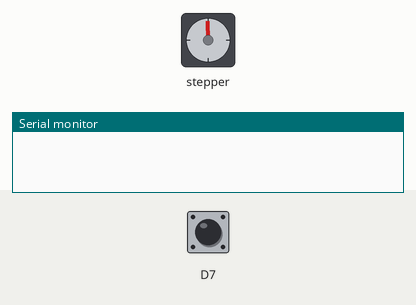
Bench run of a sketch on a simulated Arduino MKR. Shown: stepper motor, the last lines printed to the serial monitor. The test bench sets the inputs (shaded band); at power-on: D7 HIGH. WiFi joins after 1.5 s; servers stay silent unless stated; stepper angles assume 4096 steps per turn.

Above: at 0.1 s.
At 0.8 s:
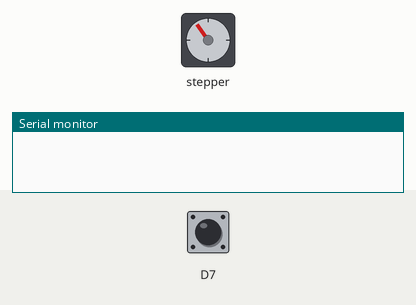
0.9 s: D7 pulled LOW for 0.15 s
At 13.94 s:
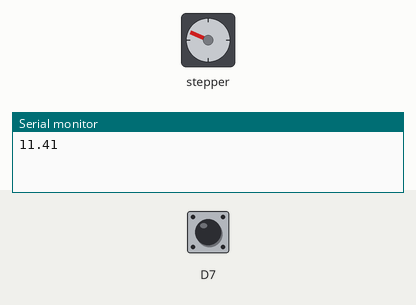
Timing chart, 0 to 15.6 s (numbered marks = the images above; inputs shaded):
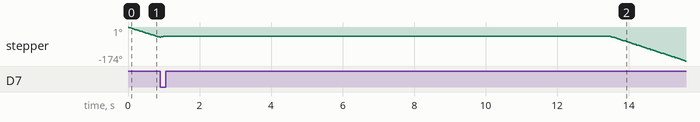

The sketch:

ChainClock.ino
```cpp
#include <WiFiNINA.h>
#include <WiFiUdp.h>
#include <CheapStepper.h>

IPAddress timeServer(129, 6, 15, 28);  // time.nist.gov NTP server

const int NTP_PACKET_SIZE = 48;  // NTP time stamp is in the first 48 bytes of the message

byte packetBuffer[NTP_PACKET_SIZE];  //buffer to hold incoming and outgoing packets

WiFiUDP Udp;

CheapStepper stepper (2,3,4,5);

bool moveClockwise = false;
const long rotation = 4096; // 4096 rotating too little, actual position is lower
const long stepsPerHour = 2731;
long totalSteps = 0;
long rotationError = 0;
float lastHour = 0;
long lastAdjustment = 0;

bool lastSensorState = true;

unsigned long lastSeconds = 0;
unsigned long secondsOffset = 0;

unsigned long lastTimeRefresh = 0UL;
unsigned long lastUnixTime = 0UL;

int utcDifference = 1;

void setup() {
  Serial.begin(9600);
  stepper.setRpm(10);
  stepper.setTotalSteps(rotation);
  pinMode(7, INPUT_PULLUP);

  home();
  //delay(10000);
  connectWifi("SSID", "PASSWORD");
  Udp.begin(2390U);
  refreshTime();
}

void loop() {
  if (debouncedRead(7, true)) { // sensor is triggered
    if (lastSensorState == false && totalSteps - lastAdjustment > 2000) {
      lastSensorState = true;
      rotationError = getRotationError(totalSteps) - 60;
      Serial.println(totalSteps);
      totalSteps -= rotationError;
      lastAdjustment = totalSteps;
      Serial.println(totalSteps);
    }
  } else {
    lastSensorState = false;
  }
  if (seconds() - lastTimeRefresh > 3600) {
    refreshTime();
  }
  float currentHour = getHour();
  Serial.println(currentHour);
  if (currentHour < lastHour) { // Reset to 0 hours
    stepper.move(!moveClockwise, rotation / 4);
    home();
  }
  lastHour = currentHour;
  moveToPosition(currentHour*stepsPerHour);
  delay(5000);
}

void home() {
  if (!debouncedRead(7, false)) { // if home is called in activation zone
    stepper.move(moveClockwise, rotation/4);
  }
  while (!debouncedRead(7, true)) { // debouncedRead(7, true) == true if in contact
    stepper.move(moveClockwise, 1);
  }
  stepper.move(!moveClockwise, 60); // align fully
  lastSensorState = true;
  totalSteps = 0L;
}

long getRotationError(long steps) {
  int counter = 1;
  long least = steps;
  while (true) {
    if (abs(steps - (counter * rotation)) < abs(least)) {
      least = steps - (counter * rotation);
      counter++;
    }
    else {
      return least;
    }
  }
}

void moveToPosition(long steps) {
  long difference = steps - totalSteps;
  bool moveCw = moveClockwise ^ (difference < 0);

  long fullRotations = abs(difference) / rotation;
  long remainingSteps = abs(difference) % rotation;
  stepper.move(moveCw, fullRotations * rotation);
  stepper.move(moveCw, remainingSteps);
  totalSteps = steps;
}

unsigned long seconds() {
  unsigned long currentSeconds = millis() / 1000;
  if (currentSeconds < lastSeconds) { // Reset to zero
    secondsOffset += lastSeconds;
  }
  lastSeconds = currentSeconds;
  return currentSeconds + secondsOffset;
  // return millis() / 1000;
}

float getHour() { // 0.00 TO 11.99
  unsigned long currentTime = seconds() - lastTimeRefresh + lastUnixTime + (utcDifference*3600);
  float hour = (currentTime % 86400L) / 3600.0;
  if (hour > 12) {
    return hour - 12;
  } else {
    return hour;
  }
}

void refreshTime() {
  lastUnixTime = getUnixTime();
  lastTimeRefresh = seconds();

  int dayOfTheYear = lastUnixTime % 31556926UL / 86400UL;
  utcDifference = 1;
  if (dayOfTheYear >= 85 && dayOfTheYear < 302) {
    utcDifference = 2;
  }
}

unsigned long getUnixTime() {
  while (true) {
    sendNTPpacket(timeServer);
    delay(1000);

    if (Udp.parsePacket()) {
      Udp.read(packetBuffer, NTP_PACKET_SIZE);
      unsigned long highWord = word(packetBuffer[40], packetBuffer[41]);
      unsigned long lowWord = word(packetBuffer[42], packetBuffer[43]);
      unsigned long secsSince1900 = highWord << 16 | lowWord;
      return secsSince1900 - 2208988800UL;
    } else {
      Serial.println("Packet Failed");
    }
  }
}

void connectWifi(char ssid[], char pass[]) {
  int status = WL_IDLE_STATUS;
  while (status != WL_CONNECTED) {
    status = WiFi.begin(ssid, pass);
    delay(10000);
  }
}

unsigned long sendNTPpacket(IPAddress& address) {
  memset(packetBuffer, 0, NTP_PACKET_SIZE);
  packetBuffer[0] = 0b11100011;  // LI, Version, Mode
  packetBuffer[1] = 0;  // Stratum, or type of clock
  packetBuffer[2] = 6;  // Polling Interval
  packetBuffer[3] = 0xEC;  // Peer Clock Precision
  packetBuffer[12] = 49;
  packetBuffer[13] = 0x4E;
  packetBuffer[14] = 49;
  packetBuffer[15] = 52;
  Udp.beginPacket(address, 123);  //NTP requests are to port 123
  Udp.write(packetBuffer, NTP_PACKET_SIZE);
  Udp.endPacket();
}

bool debouncedRead(int pinNumber, bool inverted) {
  int counter = 0;
  for (int i = 0; i < 10; i++) {
    counter += inverted ^ digitalRead(pinNumber);
  }
  return (counter == 10);
}
```
